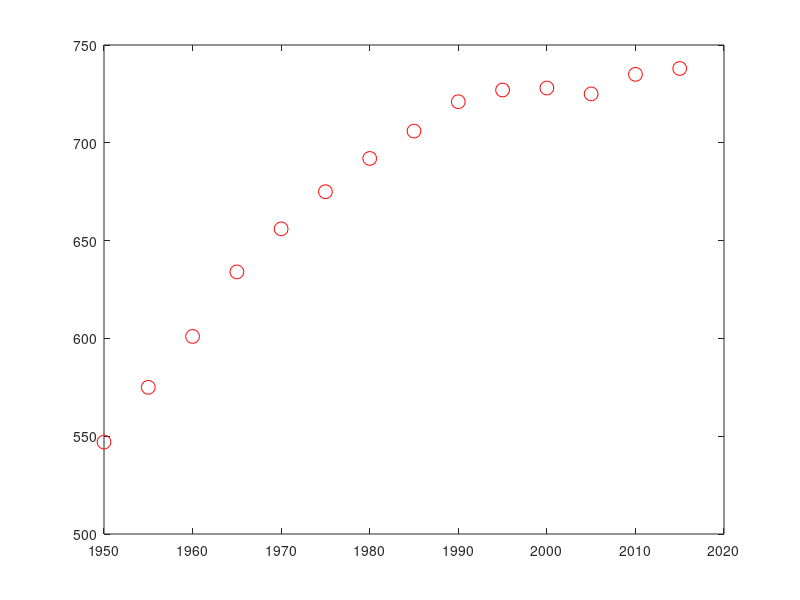

Recreate this plot in MATLAB. (Note: this script raises an error after producing the figure.)
%realizzato da Samuele Leli il 29/07/2019

clear all;
close all;
clc; 

global a b c d;

y=[547 575 601 634 656 675 692 706 721 727 728 725 735 738];

n=length(y);
npts=100;
nelem=npts*(n-1);
x=linspace(1950,2015,n);

plot(x,y,'or','MarkerSize',10);
hold on;

h=(x(n)-x(1))/nelem;

fprintf("ANDAMENTO DELLA POPOLAZIONE:\n\n");

% interpolazione tramite splines

calcola_coefficienti(n,x,y);
[yy,dyy,ddyy,xx1]=interpolazione(npts,n,x);

%trovo massimi minimi relativi e assoluti

[pmax,pmin]=trova_max_min_ass(nelem,yy);
trova_max_min_rel(npts,n,dyy,xx1,x);

%trovo l'anno in cui la popolazione ha varcato la soglia dei 700 milioni

for i=1:nelem
 if(yy(i)>700)
    soglia=xx1(i);
    break;
 end
end

%calcolo della derivata con la formula a 3 punti (aggiuntivo)
der=calcola_derivata(h,n,npts,yy);

fprintf("\nP. MAX ASS= %f \t y= %f \n",xx1(pmax),yy(pmax));
fprintf("P. MIN ASS= %f \t y= %f \n",xx1(pmin),yy(pmin));
fprintf("\nLa popolazione europea ha varcato la soglia dei 700 milioni nel %f \n",soglia);

%TASSO DI CRESCITA

fprintf("\nTASSO DI CRESCITA:\n\n");

%definisco i valori del tasso di crescita ogni 2,5 anni invece di 5
p=0;
for i=1:(2*n)-2
    p=p+npts/2;
    tasso1(i)=dyy(p)/yy(p);
end

xtasso=linspace(1950,2015,2*n-2);
%interpolazione tramite splines

calcola_coefficienti(2*n-2,xtasso,tasso1);
[tasso,dtasso,ddtasso,xx2]=interpolazione(npts,2*n-2,xtasso);

%trovo massimi,minimi relativi e assoluti

trova_max_min_rel(npts,2*n-2,dtasso,xx2,xtasso);
[pmax_tasso,pmin_tasso]=trova_max_min_ass(size(tasso,2),tasso);

fprintf("\nP. MAX ASS= %f \t y= %f \n",xx2(pmax_tasso),tasso(pmax_tasso));
fprintf("P. MIN ASS= %f \t y= %f \n",xx2(pmin_tasso),tasso(pmin_tasso));

%plot 
title('ANDAMENTO POPOLAZIONE');
plot(xx1,yy,'b');
hold on;
figure;
plot(xx1,dyy,xx1,der,'k');
hold on;
title('ANDAMENTO DERIVATA POPOLAZIONE');
figure;
plot(xtasso,tasso1,'or','MarkerSize',10);
hold on;
title('ANDAMENTO TASSO DI CRESCITA');
plot(xx2,tasso,'k');
hold on;
figure;
plot(xx2,dtasso,'b');
title('DERIVATA TASSO DI CRESCITA');
hold on;


function w=s(k,z,a,b,c,d,x)
    w=a+b*(z-x(k))+c*(z-x(k))^2+d*(z-x(k))^3;
end
function w=ds(k,z,b,c,d,x)
    w=b+2*c*(z-x(k))+3*d*(z-x(k))^2;
end
function w=dds(k,z,c,d,x)
    w=2*c+6*d*(z-x(k));
end


function calcola_coefficienti(n,x,y)
 global a b c d;
 a=y;
 dd(1)=0;
 dd(n)=0;
 A=zeros(n);
 A(1,1)=1;
 A(n,n)=1;
 for i=2:n-1
     h(i-1)=x(i)-x(i-1);
     h(i)=x(i+1)-x(i);
     f=3*(y(i+1)-y(i))/h(i)-3*(y(i)-y(i-1))/h(i-1);
     dd(i)=f;
     A(i,i)=2*(h(i-1)+h(i));
     A(i,i-1)=h(i-1);
     A(i,i+1)=h(i);
 end
 c=A\dd';
 for i=1:n-1
    d(i)=(c(i+1)-c(i))/(3*h(i));
    b(i)=(a(i+1)-a(i))/h(i)-h(i)*(2*c(i)+c(i+1))/3;
 end

end

function [yy,dyy,ddyy,xx1]=interpolazione(npts,n,x)
 global a b c d;
 cont=1;
 for k=1:n-1
    xx=linspace(x(k),x(k+1),npts);
    for i=1:npts 
        zero(cont)=0;
        xx1(cont)=xx(i);
        yy(cont)=s(k,xx(i),a(k),b(k),c(k),d(k),x);        
        dyy(cont)=ds(k,xx(i),b(k),c(k),d(k),x);
        ddyy(cont)=dds(k,xx(i),c(k),d(k),x);
        cont=cont+1;
    end
 end
end

function trova_max_min_rel(npts,n,dyy,xx1,x)
sup=1;
global a b c d ;
nmax=200;
tolass=1.0e-8;
for k=1:n-2
   inf=sup;
   sup=inf+npts;
   for i=inf:sup
     if dyy(i)*dyy(i+1)<0
      sa(1)=xx1(i);
      sb(1)=xx1(i+1); 
      for n=1:nmax
        sc(n)=0.5*(sa(n)+sb(n));
        if (abs(sb(n)-sa(n))<=tolass)
          nf=n;
          m=sc(n);
          if dyy(i)<dyy(i+1) %se derivata cresce => p.to di minimo rel
            fprintf("P. MIN REL= %f \t y= %f\tn= %d\n",m,s(k,m,a(k),b(k),c(k),d(k),x),n);
          else 
            fprintf("P. MAX REL= %f \t y= %f\tn= %d\n",m,s(k,m,a(k),b(k),c(k),d(k),x),n);
          end
          break;
        end
        fa=ds(k,sa(n),b(k),c(k),d(k),x);
        fc=ds(k,sc(n),b(k),c(k),d(k),x);
        if (fa*fc < 0.0)
            sa(n+1)=sa(n);
            sb(n+1)=sc(n);
        else
            sa(n+1)=sc(n);
            sb(n+1)=sb(n);
        end
      end
     end
   end
end
end

function der=calcola_derivata(h,n,npts,yy)

 for j=0:n-2
   p=j*npts;
   der(p+1)=(-3*yy(p+1)+4*yy(p+2)-yy(p+3))/(2*h);
    for i=(p+2):(p+npts-1)
      der(i)=(yy(i+1)-yy(i-1))/(2*h);
    end
   der(p+npts)=(yy(p+npts-2)-4*yy(p+npts-1)+3*yy(p+npts))/(2*h);
 end
end

function [pmax,pmin]=trova_max_min_ass(nelem,yy)
    pmax=1;
    pmin=1;
    for i=1:nelem
        if yy(i)>yy(pmax)
            pmax=i;
        end
        if yy(i)<yy(pmin)
            pmin=i;
        end
    end
end